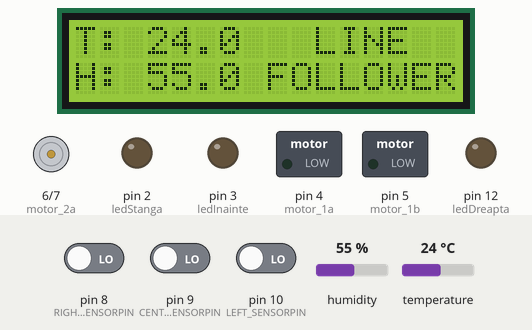
Bench run of a sketch on a simulated Arduino Uno, built with avr-gcc and run on an emulated ATmega328P. On the bench: 16×2 character LCD, motor-driver pin pairs drawn as motors (green arrow = first pin HIGH = forward, orange = second pin HIGH = backward, longer = more drive), switched loads named in the sketch (green lamp = pin HIGH), output pins drawn as LEDs (lit = HIGH). The test bench sets the inputs (shaded band); at power-on: humidity 55 %, temperature 24 °C, pin 8 (RIGHT_SENSORPIN) LOW, pin 9 (CENTER_SENSORPIN) LOW, pin 10 (LEFT_SENSORPIN) LOW. What the sketch prints to the serial monitor is not drawn.

Above: at 1.2 s.
1.3 s: humidity set to 22 %
At 3.3 s:
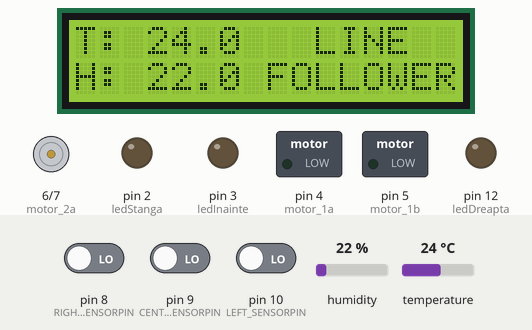
7.3 s: temperature set to 12 °C
At 9.5 s:
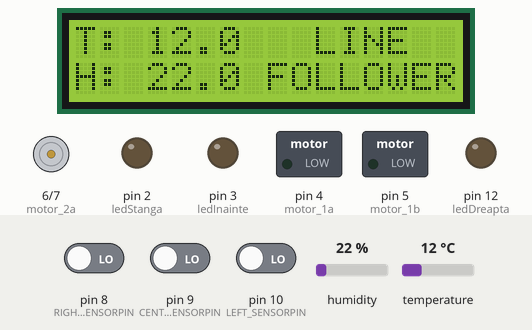
13.3 s: humidity set to 40 %
At 14.5 s:
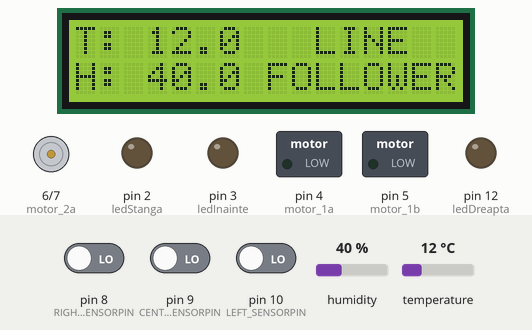
19.3 s: temperature set to 19 °C
At 20.7 s:
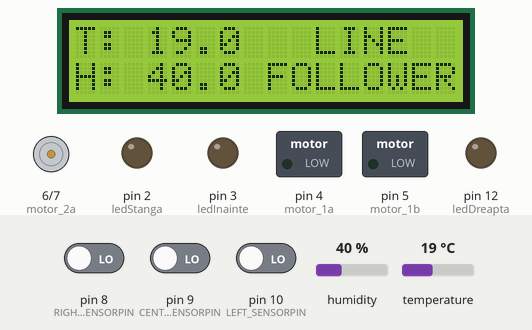
21.7 s: pin 8 (RIGHT_SENSORPIN) driven HIGH and pin 9 (CENTER_SENSORPIN) driven HIGH
At 22.2 s:
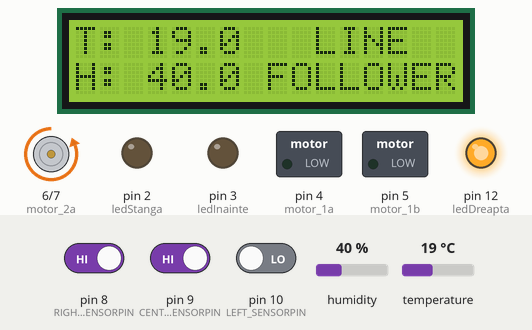
27.7 s: pin 8 (RIGHT_SENSORPIN) driven LOW
Timing chart, 0 to 30.7 s (numbered marks = the images above; inputs shaded):
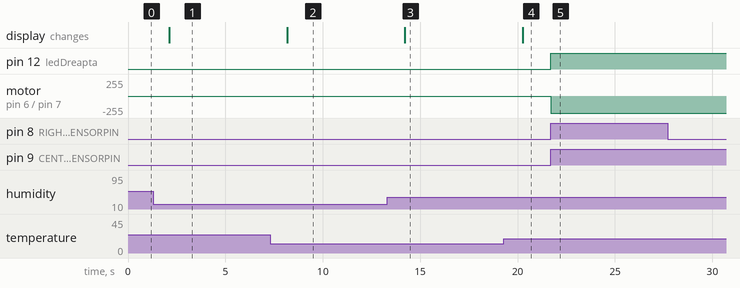

Measured:
- after the input at 1.3 s, the display: changes after 0.82 s (image 1)
- after the input at 7.3 s, the display: changes after 0.87 s (image 2)
- after the input at 13.3 s, the display: changes after 0.91 s (image 3)
- after the input at 19.3 s, the display: changes after 0.96 s (image 4)
- after the input at 21.7 s, pin 12 (ledDreapta): LOW → HIGH at once; motor on pin 6 (motor_2a) / pin 7 (motor_2b): stopped → backward 255/255 at once
- after the input at 27.7 s, every drawn part: stays the same

The sketch:

Line_follow.ino
```cpp
#include "DHT.h"
#include <LiquidCrystal_I2C.h>
#define DHTPIN 11
#define DHTTYPE DHT21 // AM2301
LiquidCrystal_I2C lcd(0x27, 16, 2);
DHT dht(DHTPIN, DHTTYPE);

int LEFT_SENSORPIN = 10;
int CENTER_SENSORPIN = 9;
int RIGHT_SENSORPIN = 8;

int motor_1a = 4;
int motor_1b = 5;
int motor_2a = 6;
int motor_2b = 7;

int ledDreapta = 12;
int ledInainte = 3;
int ledStanga = 2;


void setup()
{
  Serial.begin(9600);
  lcd.init();
  lcd.backlight();
  Serial.println("DHT test!");
  dht.begin();

  pinMode(ledDreapta, OUTPUT);
  pinMode(ledInainte, OUTPUT);
  pinMode(ledStanga, OUTPUT);

  Serial.println("***LINE FOLLOWER***");
  pinMode(LEFT_SENSORPIN, INPUT);
  pinMode(CENTER_SENSORPIN, INPUT);
  pinMode(RIGHT_SENSORPIN, INPUT);

  pinMode(motor_1a, OUTPUT);
  pinMode(motor_1b, OUTPUT);
  pinMode(motor_2a, OUTPUT);
  pinMode(motor_2b, OUTPUT);

}

void loop()
{
  float h = dht.readHumidity();
  float t = dht.readTemperature();
  // check if returns are valid, if they are NaN (not a number) then something went wrong!
  if (isnan(t) || isnan(h))
  {
    Serial.println("Failed to read from DHT");
  }
  else
  {
    lcd.clear();
    lcd.setCursor(0, 0);
    lcd.print("T: ");
    lcd.setCursor(0, 1);
    lcd.print("H: ");
    lcd.setCursor(3, 0);
    lcd.print(t);
    lcd.setCursor(3, 1);
    lcd.print(h);
    lcd.setCursor(7, 0);
    lcd.print("   LINE  ");
    lcd.setCursor(7, 1);
    lcd.print(" FOLLOWER");
  }

  byte leftSensor = digitalRead(LEFT_SENSORPIN);
  byte centerSensor = digitalRead(CENTER_SENSORPIN);
  byte rightSensor = digitalRead(RIGHT_SENSORPIN);

  //Serial.println(leftSensor);
  //Serial.println(centerSensor);
  //Serial.println(rightSensor);

  if (leftSensor == 1 && centerSensor == 0 && rightSensor == 1)
  {
    digitalWrite(motor_1b, HIGH);
    digitalWrite(motor_1a, LOW);
    digitalWrite(motor_2b, HIGH);
    digitalWrite(motor_2a, LOW);
    digitalWrite(ledStanga, LOW);
    digitalWrite(ledDreapta, LOW);
    digitalWrite(ledInainte, HIGH);

  }

  else if (leftSensor == 0 && centerSensor == 1 && rightSensor == 1)
  {
    digitalWrite(motor_1b, LOW);
    digitalWrite(motor_1a, LOW);
    digitalWrite(motor_2b, HIGH);
    digitalWrite(motor_2a, LOW);
    digitalWrite(ledInainte, LOW);
    digitalWrite(ledStanga, LOW);
    digitalWrite(ledDreapta, HIGH);
  }

  else if (leftSensor == 1 && centerSensor == 1 && rightSensor == 0)
  { digitalWrite(motor_1b, HIGH);
    digitalWrite(motor_1a, LOW);
    digitalWrite(motor_2b, LOW);
    digitalWrite(motor_2a, LOW);
    digitalWrite(ledStanga, HIGH);
    digitalWrite(ledInainte, LOW);
    digitalWrite(ledDreapta, LOW);

  }

}
```
